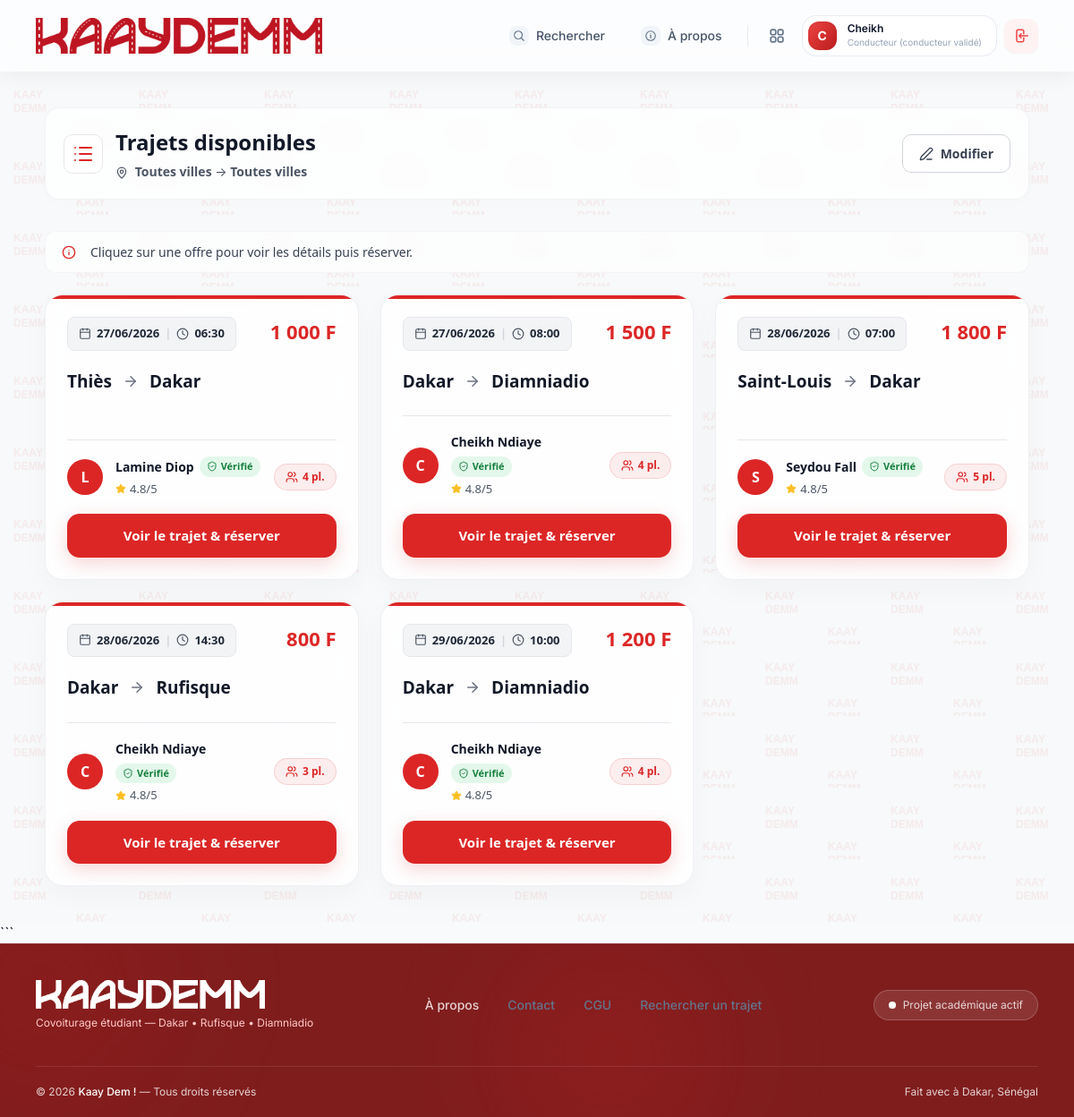
Screenshot of /public/trajets/resultats (signed in) with the database file from the repository.
### tables this page shows
CREATE TABLE trajets (
    id INT AUTO_INCREMENT PRIMARY KEY,
    conducteur_id INT NOT NULL,
    vehicule_id INT NOT NULL,
    ville_depart VARCHAR(100) NOT NULL,
    point_depart VARCHAR(150) NULL,
    ville_arrivee VARCHAR(100) NOT NULL,
    point_arrivee VARCHAR(150) NULL,
    date_trajet DATE NOT NULL,
    heure_depart TIME NOT NULL,
    prix_par_place DECIMAL(10, 2) NOT NULL,
    places_disponibles INT NOT NULL,
    places_totales INT NOT NULL,
    description TEXT NULL,
    climatisation BOOLEAN DEFAULT FALSE,
    musique BOOLEAN DEFAULT TRUE,
    fumeur BOOLEAN DEFAULT FALSE,
    statut ENUM('planifie', 'en_cours', 'termine', 'annule') DEFAULT 'planifie',
    date_creation DATETIME DEFAULT CURRENT_TIMESTAMP,
    FOREIGN KEY (conducteur_id) REFERENCES utilisateurs(id) ON DELETE CASCADE,
    FOREIGN KEY (vehicule_id) REFERENCES vehicules(id) ON DELETE RESTRICT
);

CREATE TABLE utilisateurs (
    id INT AUTO_INCREMENT PRIMARY KEY,
    nom VARCHAR(100) NOT NULL,
    prenom VARCHAR(100) NOT NULL,
    email VARCHAR(150) NOT NULL UNIQUE,
    telephone VARCHAR(20) NOT NULL,
    mot_de_passe VARCHAR(255) NOT NULL,
    photo_profil VARCHAR(255) DEFAULT 'default-avatar.png',
    role ENUM('passager', 'conducteur', 'admin') DEFAULT 'passager',
    est_conducteur_valide BOOLEAN DEFAULT FALSE,
    date_inscription DATETIME DEFAULT CURRENT_TIMESTAMP,
    statut ENUM('actif', 'suspendu') DEFAULT 'actif'
);

### app/views/trajets/resultats.php (the view, shortened to what the rows shown need)
<div style="
    min-height: 100vh;
    padding: 40px 20px;
    box-sizing: border-box;
    background-color: #f7f9fa;
    background-repeat: repeat;
    font-family: system-ui, -apple-system, sans-serif;
">
    <div style="max-width: 1100px; margin: 0 auto;">
        <div class="page-header" style="display: flex; justify-content: space-between; align-items: center; margin-bottom: 35px; background: rgba(255,255,255,0.75); padding: 20px; border-radius: 16px; backdrop-filter: blur(8px); -webkit-backdrop-filter: blur(8px); border: 1px solid rgba(229,231,235,0.5); box-shadow: 0 4px 20px rgba(0,0,0,0.01);">
            <div class="page-title-group" style="display: flex; align-items: center; gap: 14px;">
                <div class="page-title-icon" style="background: white; border: 1px solid #e5e7eb; border-radius: 10px; width: 44px; height: 44px; display: flex; align-items: center; justify-content: center;">
                    <i data-lucide="list" width="24" height="24" style="color: #dc2626;"></i>
                </div>
                <div>
                    <h1 style="margin: 0; font-size: 24px; font-weight: 800; color: #111827;">Trajets disponibles</h1>
                    <p style="margin: 4px 0 0 0; color: #4b5563; font-size: 14px;">
                        <i data-lucide="map-pin" width="14" height="14" style="display:inline; margin-right:4px; vertical-align: middle;"></i>
                        <strong><?= htmlspecialchars($depart ?: 'Toutes villes') ?></strong> →
                        <strong><?= htmlspecialchars($arrivee ?: 'Toutes villes') ?></strong>
                    </p>
                </div>
            </div>
            <a href="<?= BASE_URL ?>trajets/recherche" class="btn btn-outline" style="display: inline-flex; align-items: center; gap: 8px; text-decoration: none; color: #374151; background: white; border: 1px solid #d1d5db; padding: 10px 18px; border-radius: 10px; font-weight: 600; font-size: 14px;">
                <i data-lucide="edit-3" width="16" height="16"></i> Modifier
            </a>
        </div>
        <?php if(empty($trajets)): ?>
            <div class="glass-panel" style="text-align: center; padding: 60px 20px; border-radius: 24px; background: rgba(255, 255, 255, 0.85); backdrop-filter: blur(12px); -webkit-backdrop-filter: blur(12px); border: 1px solid rgba(229,231,235,0.6); box-shadow: 0 10px 30px rgba(0,0,0,0.02);">
                <div style="width: 80px; height: 80px; background: #fee2e2; color: #dc2626; border-radius: 24px; display: flex; align-items: center; justify-content: center; margin: 0 auto 24px; transform: rotate(10deg);">
                    <i data-lucide="frown" width="40" height="40"></i>
                </div>
                <h3 style="font-size: 24px; margin: 0 0 8px 0; font-weight: 700; color: #111827;">Aucun trajet trouvé</h3>
                <p style="color: #4b5563; margin-bottom: 24px; font-size: 15px;">Désolé, nous n'avons trouvé aucun trajet correspondant à vos critères pour le moment.</p>
                <a href="<?= BASE_URL ?>trajets/recherche" class="btn btn-primary" style="display: inline-flex; align-items: center; gap: 8px; text-decoration: none; background: #dc2626; color: white; padding: 12px 24px; border-radius: 12px; font-weight: 700; box-shadow: 0 4px 14px rgba(220,38,38,0.3);">
                    <i data-lucide="search" width="18" height="18"></i> Nouvelle recherche
                </a>
            </div>
        <?php else: ?>
            <div style="margin-bottom: 24px; color: #374151; font-size: 14px; display: flex; flex-wrap: wrap; gap: 16px; align-items: center; background: rgba(255,255,255,0.65); padding: 12px 18px; border-radius: 12px; backdrop-filter: blur(6px); border: 1px solid rgba(229,231,235,0.4);">
                <i data-lucide="info" width="16" height="16" style="color: #dc2626;"></i>
                Cliquez sur une offre pour voir les détails puis réserver.
            </div>
            <div style="display: grid; grid-template-columns: repeat(auto-fill, minmax(320px, 1fr)); gap: 24px;">
                <?php foreach($trajets as $trajet): ?>
                    <div class="glass-panel" style="padding: 24px; display: flex; flex-direction: column; cursor: pointer; position: relative; overflow: hidden; border-radius: 20px; background: rgba(255, 255, 255, 0.85); backdrop-filter: blur(14px); -webkit-backdrop-filter: blur(14px); border: 1px solid rgba(229,231,235,0.6); box-shadow: 0 10px 30px rgba(0,0,0,0.03); transition: transform 0.2s ease, box-shadow 0.2s ease;" onclick="window.location='<?= BASE_URL ?>trajets/detail/<?= $trajet->id ?>'" onmouseover="this.style.transform='translateY(-4px)'; this.style.boxShadow='0 15px 35px rgba(0,0,0,0.06)';" onmouseout="this.style.transform='translateY(0)'; this.style.boxShadow='0 10px 30px rgba(0,0,0,0.03)';">
                        <div style="position: absolute; top: 0; left: 0; right: 0; height: 4px; background: #dc2626;"></div>
                        <div style="display: flex; justify-content: space-between; align-items: flex-start; margin-bottom: 20px;">
                            <div style="background: #f3f4f6; padding: 8px 12px; border-radius: 8px; font-weight: 600; font-size: 13px; color: #1f2937; display: flex; align-items: center; gap: 6px; border: 1px solid #e5e7eb;">
                                <i data-lucide="calendar" width="14" height="14" style="color:#4b5563;"></i> <?= date('d/m/Y', strtotime($trajet->date_trajet)) ?>
                                <span style="color:#d1d5db;">|</span>
                                <i data-lucide="clock" width="14" height="14" style="color:#4b5563;"></i> <?= substr($trajet->heure_depart, 0, 5) ?>
                            </div>
                            <div style="font-weight: 800; font-size: 22px; color: #dc2626;">
                                <?= number_format($trajet->prix_par_place, 0, ',', ' ') ?> F
                            </div>
                        </div>
                        <div style="font-weight: 700; font-size: 19px; margin-bottom: 24px; color: #111827; display: flex; align-items: center; gap: 12px;">
                            <?= htmlspecialchars($trajet->ville_depart) ?>
                            <i data-lucide="arrow-right" style="color:#6b7280;" width="18" height="18"></i>
                            <?= htmlspecialchars($trajet->ville_arrivee) ?>
                        </div>
                        <div style="display: flex; align-items: center; gap: 14px; margin-top: auto; padding-top: 18px; border-top: 1px solid #e5e7eb;">
                            <div style="width:40px; height:40px; font-size: 16px; background: #dc2626; color: white; border-radius: 50%; display: flex; align-items: center; justify-content: center; font-weight: 700;">
                                <?= strtoupper(substr($trajet->conducteur_prenom, 0, 1)) ?>
                            </div>
                            <div style="flex: 1;">
                                <div style="font-weight: 700; font-size: 14px; color: #111827; display:flex; align-items:center; gap:6px; flex-wrap:wrap;">
                                    <?= htmlspecialchars($trajet->conducteur_prenom . ' ' . $trajet->conducteur_nom) ?>
                                    <span style="display:inline-flex; align-items:center; gap:4px; font-size: 11px; font-weight: 700; padding: 3px 8px; border-radius: 999px; background: rgba(34,197,94,0.12); color: #15803d;">
                                        <i data-lucide="shield-check" width="12" height="12"></i> Vérifié
                                    </span>
                                </div>
                                <div style="font-size: 13px; color: #4b5563; display:flex; align-items:center; gap:4px; margin-top: 4px;">
                                    <i data-lucide="star" width="12" height="12" style="color:#fbbf24; fill:#fbbf24;"></i> 4.8/5
                                </div>
                            </div>
                            <div style="background: rgba(220,38,38,0.08); color: #dc2626; font-size: 12px; font-weight: 700; padding: 5px 12px; border-radius: 50px; display:flex; align-items:center; gap:5px; border: 1px solid rgba(220,38,38,0.15);">
                                <i data-lucide="users" width="14" height="14"></i> <?= $trajet->places_disponibles ?> pl.
                            </div>
                        </div>
                        <button type="button"
                            style="margin-top: 18px; width: 100%; border: 0; border-radius: 14px; background: #dc2626; color: white; padding: 13px 14px; font-weight: 700; font-size: 15px; cursor: pointer; box-shadow: 0 6px 20px rgba(220, 38, 38, 0.2); transition: background 0.2s;"
                            onmouseover="this.style.background='#b91c1c'"
                            onmouseout="this.style.background='#dc2626'"
                            onclick="event.stopPropagation(); window.location='<?= BASE_URL ?>trajets/detail/<?= $trajet->id ?>'">
                            Voir le trajet & réserver
                        </button>
                    </div>
                <?php endforeach; ?>
            </div>
        <?php endif; ?>
    </div>
</div>
```

### app/core/Router.php (shortened to what the rows shown need)
<?php
class Router {
    protected $routes = [];
    public function add($method, $uri, $controller, $action) {
        $uriPattern = preg_replace('/\{([a-zA-Z0-9_]+)\}/', '(?P<\1>[a-zA-Z0-9_-]+)', $uri);
        $uriPattern = '#^' . $uriPattern . '$#';
        $this->routes[] = [
            'method' => strtoupper($method),
            'uri' => $uri,
            'pattern' => $uriPattern,
            'controller' => $controller,
            'action' => $action
        ];
    }
    public function dispatch($uri, $method) {
        if (!empty($_GET['url'])) {
            $uri = '/' . trim($_GET['url'], '/');
        } else {
            $uri = parse_url($uri, PHP_URL_PATH);
        }
        $uri = '/' . trim($uri, '/');
        $uri = $uri === '/' ? '/' : $uri;
        foreach ($this->routes as $route) {
            if ($route['method'] === $method && preg_match($route['pattern'], $uri, $matches)) {
                $action = $route['action'];
                $controller = new $controllerClass();
                $params = [];
                call_user_func_array([$controller, $action], $params);
                return;
            }
        }
    }
}

### rows the page displays
trajets: date_trajet "27/06/2026", heure_depart "06:30", prix_par_place "1 000", ville_depart "Thiès", ville_arrivee "Dakar", conducteur.prenom "L", conducteur.nom "Lamine Diop", places_disponibles "4"
trajets: date_trajet "27/06/2026", heure_depart "08:00", prix_par_place "1 500", ville_depart "Dakar", ville_arrivee "Diamniadio", conducteur.prenom "C", conducteur.nom "Cheikh Ndiaye", places_disponibles "4", $trajet->id 1 (drawn)
trajets: date_trajet "28/06/2026", heure_depart "07:00", prix_par_place "1 800", ville_depart "Saint-Louis", ville_arrivee "Dakar", conducteur.prenom "S", conducteur.nom "Seydou Fall", places_disponibles "5"
trajets: date_trajet "28/06/2026", heure_depart "14:30", prix_par_place "800", ville_depart "Dakar", ville_arrivee "Rufisque", conducteur.prenom "C", conducteur.nom "Cheikh Ndiaye", places_disponibles "3"
trajets: date_trajet "29/06/2026", heure_depart "10:00", prix_par_place "1 200", ville_depart "Dakar", ville_arrivee "Diamniadio", conducteur.prenom "C", conducteur.nom "Cheikh Ndiaye", places_disponibles "4"
